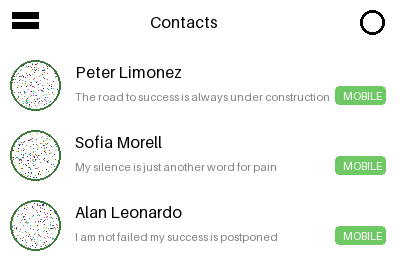
#> input picture maquette_test.png, 400 x 270 px; its folder holds only this picture in this run
$ python -i detection.py   (imports and definitions only)
#> lines starting #> are read from the running program, lines starting #| are printed output that depends on the picture; after the words box and inside, x2 and y2 are one past the last pixel; in counts of white or black regions, pixels touching at a corner belong together
#> further down, picture is the input picture: shape (270, 400, 3); mean B, G, R 243.2, 246, 243.4
### uitree/colors.py
"""Mesures de couleur sur les pixels (BVR, comme OpenCV)."""
import numpy as np


def dominant_color(pixels: np.ndarray) -> np.ndarray:
    """Couleur la plus fréquente : on regroupe par pas de 16 (contre le bruit), puis on prend la
    MOYENNE réelle des pixels du groupe gagnant (le centre du groupe peut être à 7 près par canal,
    ce qui suffit à faire passer un fond uni pour une surface avec un seuil bas)."""
    flat = pixels.reshape(-1, 3)
    q = flat // 16
    _, inverse, counts = np.unique(q, axis=0, return_inverse=True, return_counts=True)
#> counts = 599 values, max 99370 at index 598, min 1 at index 1, mean 180.3
    return np.rint(flat[inverse.ravel() == counts.argmax()].mean(axis=0)).astype(np.int16)


def color_distance(pixels: np.ndarray, color: np.ndarray) -> np.ndarray:
    """Somme |ΔB|+|ΔV|+|ΔR| de chaque pixel à color."""
    return np.abs(pixels.astype(np.int16) - color).sum(axis=-1)
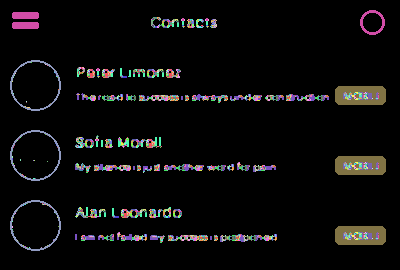
#> returned value: shape (270, 400) int64; 266 distinct labels, from 0 to 765; one colour per label, 0 black


def palette_ratio(pixels: np.ndarray, k: int = 6, step: int = 32) -> float:
    """Part des pixels couverts par les k couleurs les plus fréquentes (quantifiées par pas de step).

    Mesuré au centre (center_crop 0,6) : cartes, tuiles, bannières d'interface 0,91 à 0,96 (quelques
    aplats, même en dégradé) ; photos d'avatars 0,30 à 0,77. Distingue mieux qu'une seule couleur
    dominante : une carte remplie de tuiles colorées n'a pas de couleur majoritaire, mais peu de
    couleurs."""
    _, counts = np.unique((pixels // step).reshape(-1, 3), axis=0, return_counts=True)
    return float(np.sort(counts)[::-1][:k].sum() / counts.sum())


def center_crop(crop: np.ndarray, fraction: float) -> np.ndarray:
    """Partie centrale (fraction de la largeur et de la hauteur) : les coins d'un avatar rond sont
    du fond uni, qui fausse les mesures faites sur toute la boîte."""
    h, w = crop.shape[:2]
    my, mx = int(h * (1 - fraction) / 2), int(w * (1 - fraction) / 2)
    return crop[my:h - my, mx:w - mx]


def count_colors(pixels: np.ndarray, step: int = 32) -> int:
    """Nombre de couleurs distinctes après quantification (pixels : N x 3 ou H x W x 3)."""
    return len(np.unique((pixels // step).reshape(-1, 3), axis=0))


def to_hex(bgr: np.ndarray) -> str:
    b, g, r = (int(v) for v in bgr)
    return f"#{r:02x}{g:02x}{b:02x}"

### uitree/geometry.py
"""Opérations sur les boîtes (x, y, largeur, hauteur)."""

BBox = tuple[int, int, int, int]


def intersection_area(a: BBox, b: BBox) -> int:
    ix = max(0, min(a[0] + a[2], b[0] + b[2]) - max(a[0], b[0]))
    iy = max(0, min(a[1] + a[3], b[1] + b[3]) - max(a[1], b[1]))
    return ix * iy


# [5 lines left out: function iou, not called in this run]


def overlap_ratio(inner: BBox, outer: BBox) -> float:
    """Part de la surface de inner qui est dans outer."""
    area = inner[2] * inner[3]
    return intersection_area(inner, outer) / area if area else 0.0

### uitree/detection.py
"""Détecteur maison, version 3 : image (+ lignes OCR) -> liste de Detection.

Principe (aucune IA dans cette partie, juste des pixels) :
  1. On trouve la couleur de FOND de la zone (la couleur la plus fréquente).
  2. Tout pixel qui s'en écarte nettement = "il y a quelque chose ici".
  3. On découpe ces pixels en morceaux connexes, AVANT toute fusion, et on les trie :
       - forme PLEINE et assez grande (badge, bouton, bandeau de couleur) : c'est une boîte à
         elle seule, et on RECOMMENCE à l'intérieur avec SA couleur comme fond (récursion).
         -> corrige "un fond de couleur cache son contenu" et "le texte d'un badge est invisible".
       - le reste (lettres, traits, icônes fines) : "encre".
  4. Les morceaux d'encre situés surtout dans une ligne lue par l'OCR forment cette ligne
     (une boîte Texte avec son contenu). Deux lignes ne peuvent donc plus fusionner.
  5. On épaissit l'encre restante pour regrouper ses morceaux voisins (icônes en plusieurs traits,
     texte non lu par l'OCR). Les formes pleines ne participent pas à la fusion.
     -> corrige "un texte collé à un badge fusionne avec lui".
  6. Chaque tache = une boîte, resserrée sur ses vrais pixels. (Pas d'absorption des taches
     contenues dans une autre : sur une vraie capture, elle supprimait des lignes de texte entières.)
  7. Pas de type ici : classify.py l'attribue ensuite, en voyant ce que chaque boîte contient.
  8. Les lignes OCR sans aucun pixel détecté (texte très pâle) sont ajoutées telles quelles.

Limites connues (version 3) :
  - Deux morceaux d'encre non lus par l'OCR et plus proches que merge_x fusionnent.
  - Un dégradé ou une image de fond n'a pas de couleur dominante : la récursion n'y aide pas.
"""
from collections.abc import Sequence
from dataclasses import dataclass

import cv2
import numpy as np

from uitree.colors import center_crop, color_distance, dominant_color, palette_ratio
from uitree.config import DetectionConfig
from uitree.geometry import BBox, overlap_ratio
from uitree.ocr import TextLine
from uitree.style import Style


@dataclass(frozen=True)
class Detection:
    bbox: BBox                      # (x, y, largeur, hauteur) dans l'image entière
    source: str                     # comment elle a été trouvée : "surface" | "ink" | "text"
    depth: int                      # 0 = posé sur le fond de page, 1 = dans une surface, etc.
    fill: float = 0.0               # part des pixels de la boîte qui appartiennent à l'élément
    text: str | None = None         # contenu lu par l'OCR
    score: float = 1.0              # confiance : OCR pour une ligne, puis classifieur pour le type
    kind: str | None = None         # type grossier, rempli par la classification (classify.py)
    style: Style | None = None      # rempli par style.py


@dataclass(frozen=True)
class _Context:
    cfg: DetectionConfig
    lines: Sequence[TextLine]       # coordonnées de l'image entière


def foreground_mask(img: np.ndarray, bg: np.ndarray, region: np.ndarray, tol: int) -> np.ndarray:
    """Pixels de la région qui s'écartent du fond de plus de tol (uint8 0/1)."""
    return ((color_distance(img, bg) > tol) & region).astype(np.uint8)
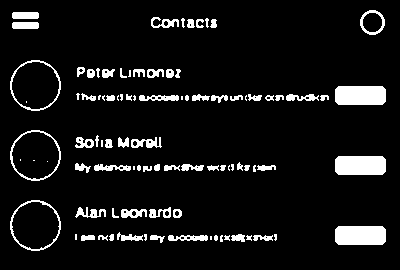
#> returned value: shape (270, 400); values 0 (black) and 1 (white), 8.2% white; 93 white regions (23 under 20 px), largest, box (x1, y1, x2, y2) and area: (335, 86, 386, 105) 945, (335, 156, 386, 175) 945, (335, 226, 386, 245) 945


def detect_in_image(img: np.ndarray, cfg: DetectionConfig = DetectionConfig(),
                    lines: Sequence[TextLine] = ()) -> list[Detection]:
    """Boîtes SANS type (kind=None) : le type est attribué ensuite, en voyant le contenu."""
    ctx = _Context(cfg, lines)
    region = np.ones(img.shape[:2], dtype=bool)
    found = _detect_region(img, region, dominant_color(img), (0, 0), 0, ctx)
    found += _unplaced_lines(lines, found)
    return sorted(found, key=lambda d: (d.bbox[1], d.bbox[0], -d.bbox[2] * d.bbox[3]))


def _is_solid(w: int, h: int, area: int, cfg: DetectionConfig) -> bool:
    return min(w, h) >= cfg.min_solid_side and area / (w * h) >= cfg.solid_fill


def surface_mask(img: np.ndarray, bg: np.ndarray, region: np.ndarray, cfg: DetectionConfig) -> np.ndarray:
    """Masque à seuil BAS pour trouver les surfaces pâles (carte blanche sur fond gris clair).

    Image débruitée (médian) puis ouverture morphologique : le bruit JPEG et les traits fins
    disparaissent, seules les zones pleines restent.
    """
    mask = foreground_mask(cv2.medianBlur(img, 3), bg, region, cfg.surface_tol)
    kernel = cv2.getStructuringElement(cv2.MORPH_RECT, (cfg.surface_open, cfg.surface_open))
    return cv2.morphologyEx(mask, cv2.MORPH_OPEN, kernel)
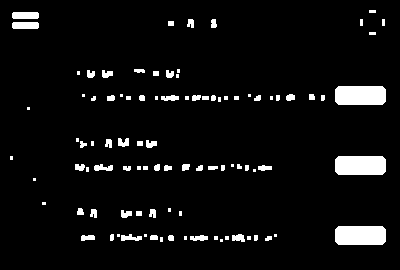
#> returned value: shape (270, 400); values 0 (black) and 1 (white), 5.6% white; 95 white regions (32 under 20 px), largest, box (x1, y1, x2, y2) and area: (335, 86, 386, 105) 945, (335, 156, 386, 175) 945, (335, 226, 386, 245) 945


def _detect_region(img: np.ndarray, region: np.ndarray, bg: np.ndarray, offset: tuple[int, int],
                   depth: int, ctx: _Context) -> list[Detection]:
    """Détecte les éléments d'une zone (img et region sont des découpes ; offset = leur origine).

    Deux seuils : les formes pleines (surfaces) sont cherchées avec le seuil bas, le contenu
    (encre : texte, icônes) avec le seuil normal, hors des surfaces (traitées par récursion).
    """
    solids = [s for s in _solid_shapes(img, bg, region, ctx.cfg) if not _is_text_shape(s[0], offset, ctx.lines)]
    solid_cover = np.zeros(img.shape[:2], dtype=bool)
    for (x, y, w, h), filled, _ in solids:
        solid_cover[y:y + h, x:x + w] |= filled
    cards = [(box, filled, int(filled.sum()))
             for box, filled in _enclosed_background(img, bg, region, solid_cover, ctx.cfg)]
    covered = np.zeros(img.shape[:2], dtype=bool)
    surfaces: list[BBox] = []                      # coordonnées locales
    found: list[Detection] = []
    for (x, y, w, h), filled, area in _outermost(solids + cards, img.shape[:2]):
        covered[y:y + h, x:x + w] |= filled
        surfaces.append((x, y, w, h))
        found += _detect_solid(img, filled, (x, y, w, h), area, offset, depth, ctx, bg)
    # Le bord anti-crénelé d'une surface (rogné par l'ouverture) ne doit pas devenir de l'encre.
    covered = _dilate(covered, ctx.cfg.edge_margin)
    ink = (foreground_mask(img, bg, region, ctx.cfg.color_tol).astype(bool) & ~covered).astype(np.uint8)
    ink = _drop_frames(ink, surfaces)
    ink = _drop_shadows(ink, img, bg, covered, surfaces, ctx.cfg)
    if depth > 0:
        ink = _drop_edge_ink(ink, region)
    text_found, ink = _extract_text_lines(ink, offset, depth, ctx.lines, ctx.cfg.min_line_coverage)
    return found + text_found + _detect_ink(ink, offset, depth, ctx)


Shape = tuple[BBox, np.ndarray, int]               # (boîte, forme pleine trous bouchés, pixels réels)


def _is_text_shape(box: BBox, offset: tuple[int, int], lines: Sequence[TextLine]) -> bool:
    """Une "surface" presque entièrement dans une ligne OCR, et pas plus haute qu'elle, est du
    texte (lettres grasses avec un halo, qui forment une tache pleine) : sinon le texte est détecté
    deux fois ("Contacts • 318" : 24 px pour une ligne OCR de 28). Une boîte OCR a une marge autour
    des lettres ; un badge, lui, dépasse sa ligne (19 px pour 17 sur la maquette, 26 pour 14)."""
    glob = (box[0] + offset[0], box[1] + offset[1], box[2], box[3])
    return any(overlap_ratio(glob, ln.bbox) >= 0.8 and box[3] <= ln.bbox[3] for ln in lines)


def _solid_shapes(img: np.ndarray, bg: np.ndarray, region: np.ndarray, cfg: DetectionConfig) -> list[Shape]:
    """Formes pleines (seuil bas) : boutons, badges, bandeaux, cartes colorées."""
    n, labels, stats, _ = cv2.connectedComponentsWithStats(surface_mask(img, bg, region, cfg), connectivity=8)
#> labels: shape (270, 400) int32; 96 distinct labels, from 0 to 95
#> n = 96; stats = 96 rows, first 6: [0, 0, 400, 270, 101985], [369, 10, 7, 3, 21], [12, 12, 27, 7, 185], [187, 19, 7, 9, 50], [211, 19, 6, 9, 46], [360, 19, 3, 7, 21]
#> (the rest of the program and of its run is left out)
